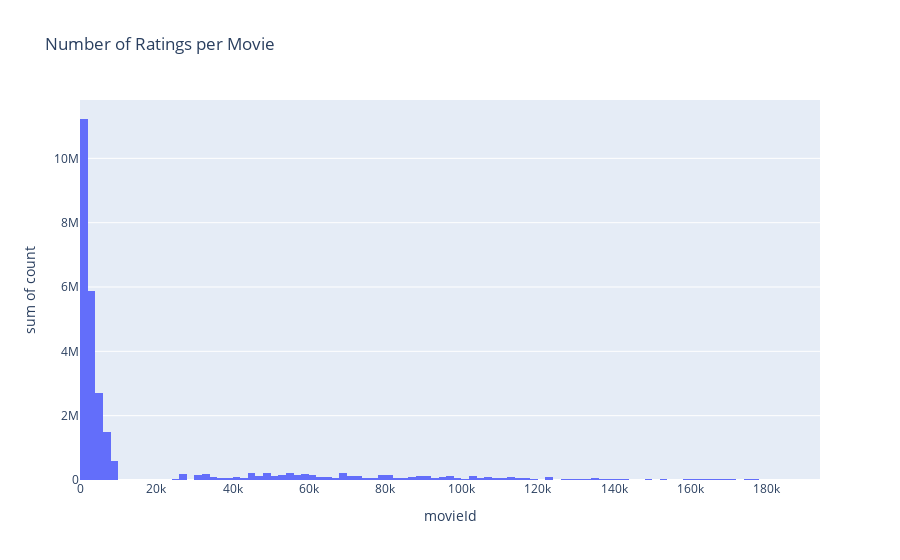

The notebook cell this image was saved under:
### Code cell
fig = px.histogram(df_num_ratings, x="movieId", y="count", title='Number of Ratings per Movie')
fig.show()

### Figure 1 — Plotly figure (JSON) as saved in the notebook; plotly's stock layout.template omitted (floating-point values rounded to 4 significant figures; data arrays with more than 128 entries replaced by an {"elided": "..."} marker saying what was removed)
{"data": [{"alignmentgroup": "True", "bingroup": "x", "histfunc": "sum", "hovertemplate": "movieId=%{x}<br>sum of count=%{y}<extra></extra>", "legendgroup": "", "marker": {"color": "#636efa", "pattern": {"shape": ""}}, "name": "", "offsetgroup": "", "orientation": "v", "showlegend": false, "type": "histogram", "x": {"elided": "53889 int values"}, "xaxis": "x", "y": {"elided": "53889 int values"}, "yaxis": "y"}], "layout": {"barmode": "relative", "legend": {"tracegroupgap": 0}, "title": {"text": "Number of Ratings per Movie"}, "xaxis": {"anchor": "y", "domain": [0, 1], "title": {"text": "movieId"}}, "yaxis": {"anchor": "x", "domain": [0, 1], "title": {"text": "sum of count"}}}}
